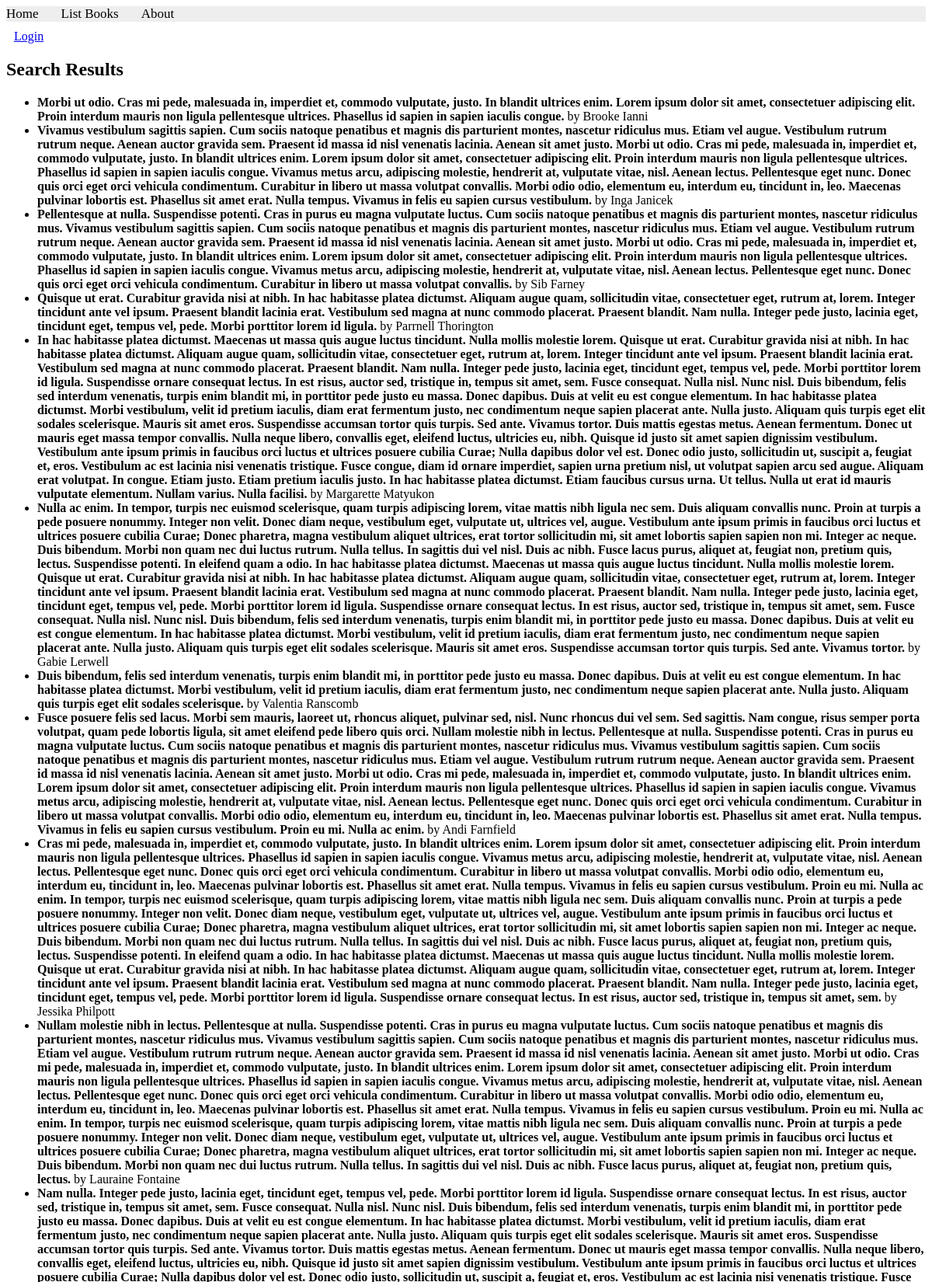
/books/simple/query/ (upper part), run on the app's committed database.
### apps/bookmodule/models.py (models this page shows)
class Book(models.Model):
    title = models.CharField(max_length = 50)
    author = models.CharField(max_length = 50)
    price = models.FloatField(default = 0.0)
    edition = models.SmallIntegerField(default = 1)

### apps/bookmodule/views.py (the view)
# urls.py: path('simple/query/', views.simple_query, name='simple_query'),
def simple_query(request):
    mybooks=Book.objects.filter(title__icontains='and') # <- multiple objects
    return render(request, 'bookmodule/bookList.html', {'books':mybooks})

### apps/templates/bookmodule/bookList.html (shortened to what this page needs)
{% extends "layouts/base.html" %}
{% block content %}
<h2>Search Results</h2>
{% if books %}
    <ul>
    {% for book in books %}
        <li><strong>{{ book.title }}</strong> by {{ book.author }}</li>
    {% endfor %}
    </ul>
{% else %}
    <p>No books found matching your search.</p>
{% endif %}
{% endblock content %}

### data on the page
Book: title "Morbi ut odio. Cras mi pede, malesuada in, imperdiet et, commodo vulputate, justo. In blandit ultrices enim. Lorem ipsum dolor sit amet, consectetuer adipiscing elit. Proin interdum mauris non ligula pellentesque ultrices. Phasellus id sapien in sapien iaculis congue.", author "Brooke Ianni"
Book: title "Vivamus vestibulum sagittis sapien. Cum sociis natoque penatibus et magnis dis parturient montes, nascetur ridiculus mus. Etiam vel augue. Vestibulum rutrum rutrum neque. Aenean auctor gravida sem. Praesent id massa id nisl venenatis lacinia. Aenean sit amet justo. Morbi ut odio. Cras mi pede, malesuada in, imperdiet et, commodo vulputate, justo. In blandit ultrices enim. Lorem ipsum dolor sit amet, consectetuer adipiscing elit. Proin interdum mauris non ligula pellentesque ultrices. Phasellus id sapien in sapien iaculis congue. Vivamus metus arcu, adipiscing molestie, hendrerit at, vulputate vitae, nisl. Aenean lectus. Pellentesque eget nunc. Donec quis orci eget orci vehicula condimentum.…", author "Inga Janicek"
Book: title "Pellentesque at nulla. Suspendisse potenti. Cras in purus eu magna vulputate luctus. Cum sociis natoque penatibus et magnis dis parturient montes, nascetur ridiculus mus. Vivamus vestibulum sagittis sapien. Cum sociis natoque penatibus et magnis dis parturient montes, nascetur ridiculus mus. Etiam vel augue. Vestibulum rutrum rutrum neque. Aenean auctor gravida sem. Praesent id massa id nisl venenatis lacinia. Aenean sit amet justo. Morbi ut odio. Cras mi pede, malesuada in, imperdiet et, commodo vulputate, justo. In blandit ultrices enim. Lorem ipsum dolor sit amet, consectetuer adipiscing elit. Proin interdum mauris non ligula pellentesque ultrices. Phasellus id sapien in sapien iaculis…", author "Sib Farney"
Book: title "Quisque ut erat. Curabitur gravida nisi at nibh. In hac habitasse platea dictumst. Aliquam augue quam, sollicitudin vitae, consectetuer eget, rutrum at, lorem. Integer tincidunt ante vel ipsum. Praesent blandit lacinia erat. Vestibulum sed magna at nunc commodo placerat. Praesent blandit. Nam nulla. Integer pede justo, lacinia eget, tincidunt eget, tempus vel, pede. Morbi porttitor lorem id ligula.", author "Parrnell Thorington"
Book: title "In hac habitasse platea dictumst. Maecenas ut massa quis augue luctus tincidunt. Nulla mollis molestie lorem. Quisque ut erat. Curabitur gravida nisi at nibh. In hac habitasse platea dictumst. Aliquam augue quam, sollicitudin vitae, consectetuer eget, rutrum at, lorem. Integer tincidunt ante vel ipsum. Praesent blandit lacinia erat. Vestibulum sed magna at nunc commodo placerat. Praesent blandit. Nam nulla. Integer pede justo, lacinia eget, tincidunt eget, tempus vel, pede. Morbi porttitor lorem id ligula. Suspendisse ornare consequat lectus. In est risus, auctor sed, tristique in, tempus sit amet, sem. Fusce consequat. Nulla nisl. Nunc nisl. Duis bibendum, felis sed interdum venenatis,…", author "Margarette Matyukon"
Book: title "Nulla ac enim. In tempor, turpis nec euismod scelerisque, quam turpis adipiscing lorem, vitae mattis nibh ligula nec sem. Duis aliquam convallis nunc. Proin at turpis a pede posuere nonummy. Integer non velit. Donec diam neque, vestibulum eget, vulputate ut, ultrices vel, augue. Vestibulum ante ipsum primis in faucibus orci luctus et ultrices posuere cubilia Curae; Donec pharetra, magna vestibulum aliquet ultrices, erat tortor sollicitudin mi, sit amet lobortis sapien sapien non mi. Integer ac neque. Duis bibendum. Morbi non quam nec dui luctus rutrum. Nulla tellus. In sagittis dui vel nisl. Duis ac nibh. Fusce lacus purus, aliquet at, feugiat non, pretium quis, lectus. Suspendisse potenti.…", author "Gabie Lerwell"
Book: title "Duis bibendum, felis sed interdum venenatis, turpis enim blandit mi, in porttitor pede justo eu massa. Donec dapibus. Duis at velit eu est congue elementum. In hac habitasse platea dictumst. Morbi vestibulum, velit id pretium iaculis, diam erat fermentum justo, nec condimentum neque sapien placerat ante. Nulla justo. Aliquam quis turpis eget elit sodales scelerisque.", author "Valentia Ranscomb"
Book: title "Fusce posuere felis sed lacus. Morbi sem mauris, laoreet ut, rhoncus aliquet, pulvinar sed, nisl. Nunc rhoncus dui vel sem. Sed sagittis. Nam congue, risus semper porta volutpat, quam pede lobortis ligula, sit amet eleifend pede libero quis orci. Nullam molestie nibh in lectus. Pellentesque at nulla. Suspendisse potenti. Cras in purus eu magna vulputate luctus. Cum sociis natoque penatibus et magnis dis parturient montes, nascetur ridiculus mus. Vivamus vestibulum sagittis sapien. Cum sociis natoque penatibus et magnis dis parturient montes, nascetur ridiculus mus. Etiam vel augue. Vestibulum rutrum rutrum neque. Aenean auctor gravida sem. Praesent id massa id nisl venenatis lacinia. Aenean…", author "Andi Farnfield"
Book: title "Cras mi pede, malesuada in, imperdiet et, commodo vulputate, justo. In blandit ultrices enim. Lorem ipsum dolor sit amet, consectetuer adipiscing elit. Proin interdum mauris non ligula pellentesque ultrices. Phasellus id sapien in sapien iaculis congue. Vivamus metus arcu, adipiscing molestie, hendrerit at, vulputate vitae, nisl. Aenean lectus. Pellentesque eget nunc. Donec quis orci eget orci vehicula condimentum. Curabitur in libero ut massa volutpat convallis. Morbi odio odio, elementum eu, interdum eu, tincidunt in, leo. Maecenas pulvinar lobortis est. Phasellus sit amet erat. Nulla tempus. Vivamus in felis eu sapien cursus vestibulum. Proin eu mi. Nulla ac enim. In tempor, turpis nec…", author "Jessika Philpott"
Book: title "Nullam molestie nibh in lectus. Pellentesque at nulla. Suspendisse potenti. Cras in purus eu magna vulputate luctus. Cum sociis natoque penatibus et magnis dis parturient montes, nascetur ridiculus mus. Vivamus vestibulum sagittis sapien. Cum sociis natoque penatibus et magnis dis parturient montes, nascetur ridiculus mus. Etiam vel augue. Vestibulum rutrum rutrum neque. Aenean auctor gravida sem. Praesent id massa id nisl venenatis lacinia. Aenean sit amet justo. Morbi ut odio. Cras mi pede, malesuada in, imperdiet et, commodo vulputate, justo. In blandit ultrices enim. Lorem ipsum dolor sit amet, consectetuer adipiscing elit. Proin interdum mauris non ligula pellentesque ultrices.…", author "Lauraine Fontaine"
